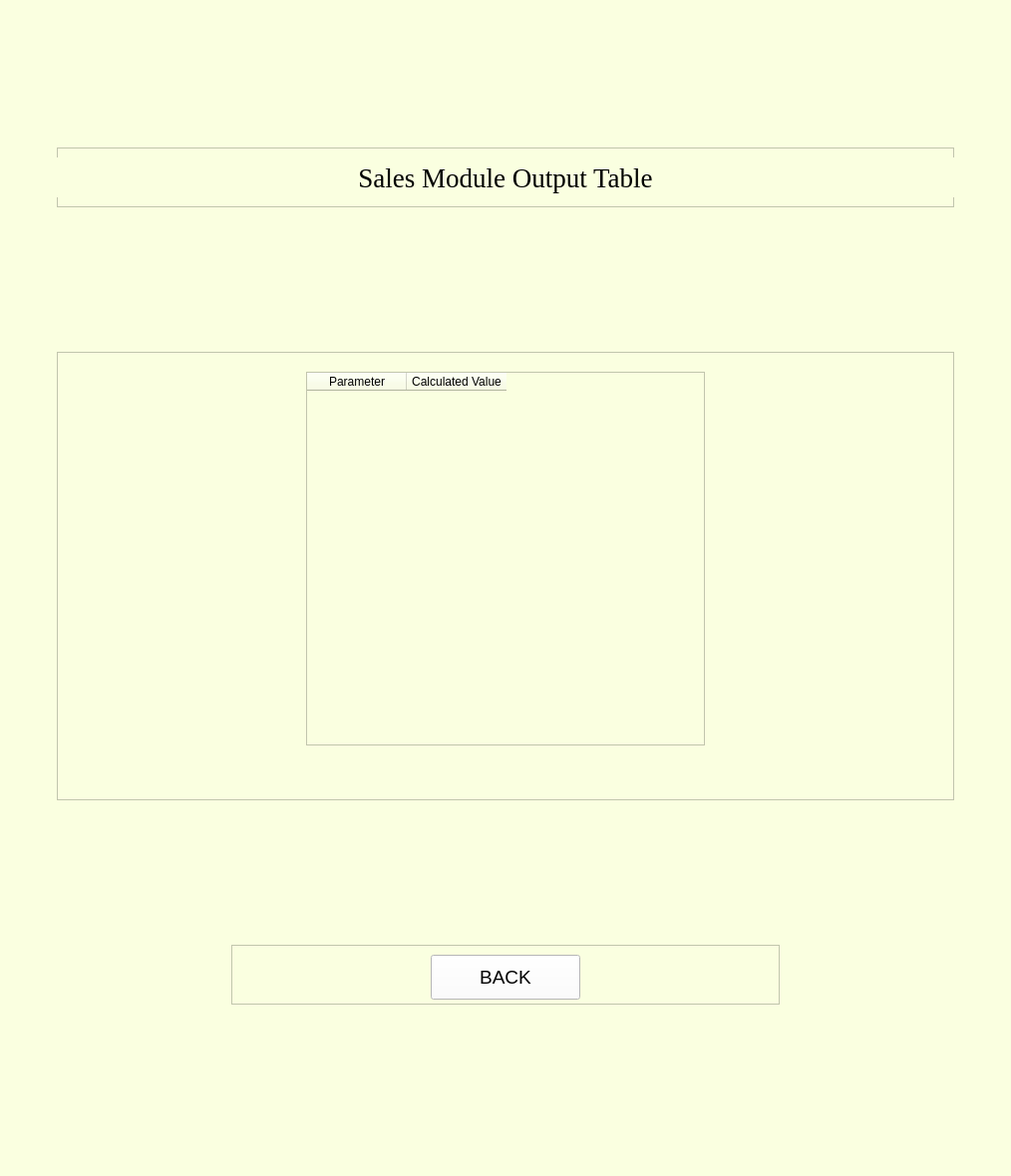
<?xml version="1.0" encoding="UTF-8"?>
<ui version="4.0">
 <class>MainWindow</class>
 <widget class="QMainWindow" name="MainWindow">
  <property name="geometry">
   <rect>
    <x>0</x>
    <y>0</y>
    <width>1014</width>
    <height>1180</height>
   </rect>
  </property>
  <property name="sizePolicy">
   <sizepolicy hsizetype="Expanding" vsizetype="Expanding">
    <horstretch>0</horstretch>
    <verstretch>0</verstretch>
   </sizepolicy>
  </property>
  <property name="mouseTracking">
   <bool>false</bool>
  </property>
  <property name="windowTitle">
   <string>MainWindow</string>
  </property>
  <property name="styleSheet">
   <string notr="true">background-color: rgb(250, 255, 224);</string>
  </property>
  <widget class="QWidget" name="centralwidget">
   <layout class="QVBoxLayout" name="verticalLayout">
    <item alignment="Qt::AlignHCenter">
     <widget class="QFrame" name="frame_12">
      <property name="minimumSize">
       <size>
        <width>900</width>
        <height>60</height>
       </size>
      </property>
      <property name="maximumSize">
       <size>
        <width>900</width>
        <height>60</height>
       </size>
      </property>
      <property name="frameShape">
       <enum>QFrame::StyledPanel</enum>
      </property>
      <property name="frameShadow">
       <enum>QFrame::Raised</enum>
      </property>
      <widget class="QLabel" name="heading">
       <property name="geometry">
        <rect>
         <x>0</x>
         <y>10</y>
         <width>900</width>
         <height>40</height>
        </rect>
       </property>
       <property name="sizePolicy">
        <sizepolicy hsizetype="Preferred" vsizetype="Preferred">
         <horstretch>0</horstretch>
         <verstretch>0</verstretch>
        </sizepolicy>
       </property>
       <property name="minimumSize">
        <size>
         <width>900</width>
         <height>40</height>
        </size>
       </property>
       <property name="maximumSize">
        <size>
         <width>16777215</width>
         <height>16777215</height>
        </size>
       </property>
       <property name="font">
        <font>
         <family>Times New Roman</family>
         <pointsize>20</pointsize>
         <weight>50</weight>
         <italic>false</italic>
         <bold>false</bold>
        </font>
       </property>
       <property name="styleSheet">
        <string notr="true"/>
       </property>
       <property name="text">
        <string>Sales Module Output Table</string>
       </property>
       <property name="alignment">
        <set>Qt::AlignCenter</set>
       </property>
       <property name="wordWrap">
        <bool>false</bool>
       </property>
      </widget>
     </widget>
    </item>
    <item alignment="Qt::AlignHCenter">
     <widget class="QFrame" name="frame_5">
      <property name="minimumSize">
       <size>
        <width>900</width>
        <height>450</height>
       </size>
      </property>
      <property name="maximumSize">
       <size>
        <width>900</width>
        <height>450</height>
       </size>
      </property>
      <property name="frameShape">
       <enum>QFrame::StyledPanel</enum>
      </property>
      <property name="frameShadow">
       <enum>QFrame::Raised</enum>
      </property>
      <widget class="QTableWidget" name="tableWidget">
       <property name="enabled">
        <bool>true</bool>
       </property>
       <property name="geometry">
        <rect>
         <x>250</x>
         <y>20</y>
         <width>400</width>
         <height>375</height>
        </rect>
       </property>
       <property name="minimumSize">
        <size>
         <width>400</width>
         <height>375</height>
        </size>
       </property>
       <property name="maximumSize">
        <size>
         <width>400</width>
         <height>375</height>
        </size>
       </property>
       <column>
        <property name="text">
         <string>Parameter</string>
        </property>
       </column>
       <column>
        <property name="text">
         <string>Calculated Value</string>
        </property>
       </column>
      </widget>
     </widget>
    </item>
    <item alignment="Qt::AlignHCenter">
     <widget class="QFrame" name="frame_9">
      <property name="minimumSize">
       <size>
        <width>550</width>
        <height>60</height>
       </size>
      </property>
      <property name="maximumSize">
       <size>
        <width>550</width>
        <height>60</height>
       </size>
      </property>
      <property name="frameShape">
       <enum>QFrame::StyledPanel</enum>
      </property>
      <property name="frameShadow">
       <enum>QFrame::Raised</enum>
      </property>
      <widget class="QPushButton" name="backButton">
       <property name="geometry">
        <rect>
         <x>200</x>
         <y>10</y>
         <width>150</width>
         <height>45</height>
        </rect>
       </property>
       <property name="sizePolicy">
        <sizepolicy hsizetype="Preferred" vsizetype="Preferred">
         <horstretch>0</horstretch>
         <verstretch>0</verstretch>
        </sizepolicy>
       </property>
       <property name="minimumSize">
        <size>
         <width>150</width>
         <height>45</height>
        </size>
       </property>
       <property name="maximumSize">
        <size>
         <width>150</width>
         <height>45</height>
        </size>
       </property>
       <property name="font">
        <font>
         <family>Arial</family>
         <pointsize>14</pointsize>
        </font>
       </property>
       <property name="styleSheet">
        <string notr="true">background-color:rgb(255, 255, 255)</string>
       </property>
       <property name="text">
        <string>BACK</string>
       </property>
      </widget>
     </widget>
    </item>
   </layout>
  </widget>
  <widget class="QMenuBar" name="menubar">
   <property name="geometry">
    <rect>
     <x>0</x>
     <y>0</y>
     <width>1014</width>
     <height>21</height>
    </rect>
   </property>
  </widget>
  <widget class="QStatusBar" name="statusbar"/>
 </widget>
 <resources/>
 <connections/>
</ui>
